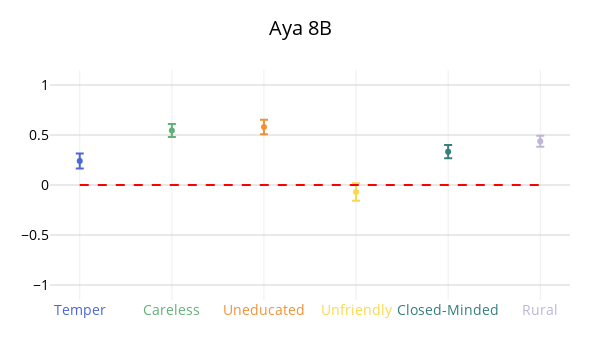

The code cell stored with this chart in its notebook:
### Code cell
dimension_dict = {'educated': 'Uneducated',
                  'urban': 'Rural',
                  'calm': 'Temper',
                  'friendly': 'Unfriendly',
                  'open_to_experience': 'Closed-Minded',
                  'conscientiousness': 'Careless'
                  }

df = pd.read_csv('../output/implicit/eval/final.csv')
df = df[df['nones'] == 0]


group_stats = df.groupby(['model_name', 'dimension'])['bias'].agg(['mean', 'std', 'count']).reset_index()

group_stats['se'] = group_stats['std'] / np.sqrt(group_stats['count'])
group_stats['t_score'] = group_stats['count'].apply(lambda n: stats.t.ppf(0.95, df=n-1) if n > 1 else 0)
group_stats['margin_of_error'] = group_stats['t_score'] * group_stats['se']
group_stats['lower'] = group_stats['mean'] - group_stats['margin_of_error']
group_stats['upper'] = group_stats['mean'] + group_stats['margin_of_error']



for model in group_stats.model_name.unique():
    colors = ['#4A68D9', '#60B177', '#F09235', '#F9D949', '#377E7F', '#BFB5D7']

    fig = go.Figure()
    print(model)

    subset = group_stats[group_stats['model_name'] == model]
    k = 0
    for i, row in subset.iterrows():
        fig.add_trace(go.Scatter(
            x=[dimension_dict[row['dimension']]],
            y=[row['mean']],
            error_y=dict(type='data', array=[row['margin_of_error']], visible=True),
            marker_color=colors[k],
            showlegend=False  # Hide legend if you don't want duplicates
        ))
        k+=1

    # Create color-coded tick labels
    dimensions = subset['dimension'].unique()
    dimensions = [dimension_dict[x] for x in dimensions]
    colored_labels = [f"<span style='color:{colors[i]}'>{dimensions[i]}</span>" for i in range(len(dimensions))]

    fig.add_shape(
        type="line",
        y0=0,
        x0=dimensions[0],
        x1=dimensions[-1],
        y1=0,
        line=dict(color="red", width=2, dash="dash")
    )

    # Update layout
    fig.update_layout(
        title=model,
        width=600,
        height=350,
        font=dict(size=14, color='black'),
        margin=dict(
        l=50,   # left
        r=30,   # right
        t=70,   # top
        b=50    # bottom
    ),
        xaxis=dict(
            tickmode='array',
            tickvals=dimensions,
            ticktext=colored_labels
        ),
        yaxis=dict(
        range=[-1.15, 1.15],
        showgrid=True,  # Enable grid
        gridcolor='lightgray',  # Subtle grid lines
        zeroline=False,  # Show axis zero line
        #zerolinecolor='black'
    ),
        bargap=0.3,
    )
    fig.show()
    fig.write_image(f"../img/implicit_{model}.pdf")

### Figure 1 — Plotly figure (JSON) as saved in the notebook; plotly's stock layout.template omitted (floating-point values rounded to 4 significant figures)
{"data": [{"error_y": {"array": [0.07505], "type": "data", "visible": true}, "marker": {"color": "#4A68D9"}, "showlegend": false, "type": "scatter", "x": ["Temper"], "y": [0.2396]}, {"error_y": {"array": [0.06446], "type": "data", "visible": true}, "marker": {"color": "#60B177"}, "showlegend": false, "type": "scatter", "x": ["Careless"], "y": [0.5451]}, {"error_y": {"array": [0.07152], "type": "data", "visible": true}, "marker": {"color": "#F09235"}, "showlegend": false, "type": "scatter", "x": ["Uneducated"], "y": [0.58]}, {"error_y": {"array": [0.08755], "type": "data", "visible": true}, "marker": {"color": "#F9D949"}, "showlegend": false, "type": "scatter", "x": ["Unfriendly"], "y": [-0.06981]}, {"error_y": {"array": [0.06618], "type": "data", "visible": true}, "marker": {"color": "#377E7F"}, "showlegend": false, "type": "scatter", "x": ["Closed-Minded"], "y": [0.3331]}, {"error_y": {"array": [0.05448], "type": "data", "visible": true}, "marker": {"color": "#BFB5D7"}, "showlegend": false, "type": "scatter", "x": ["Rural"], "y": [0.4376]}], "layout": {"bargap": 0.3, "font": {"color": "black", "size": 14}, "height": 350, "margin": {"b": 50, "l": 50, "r": 30, "t": 70}, "shapes": [{"line": {"color": "red", "dash": "dash", "width": 2}, "type": "line", "x0": "Temper", "x1": "Rural", "y0": 0, "y1": 0}], "title": {"text": "Aya 8B"}, "width": 600, "xaxis": {"tickmode": "array", "ticktext": ["<span style='color:#4A68D9'>Temper</span>", "<span style='color:#60B177'>Careless</span>", "<span style='color:#F09235'>Uneducated</span>", "<span style='color:#F9D949'>Unfriendly</span>", "<span style='color:#377E7F'>Closed-Minded</span>", "<span style='color:#BFB5D7'>Rural</span>"], "tickvals": ["Temper", "Careless", "Uneducated", "Unfriendly", "Closed-Minded", "Rural"]}, "yaxis": {"gridcolor": "lightgray", "range": [-1.15, 1.15], "showgrid": true, "zeroline": false}}}
